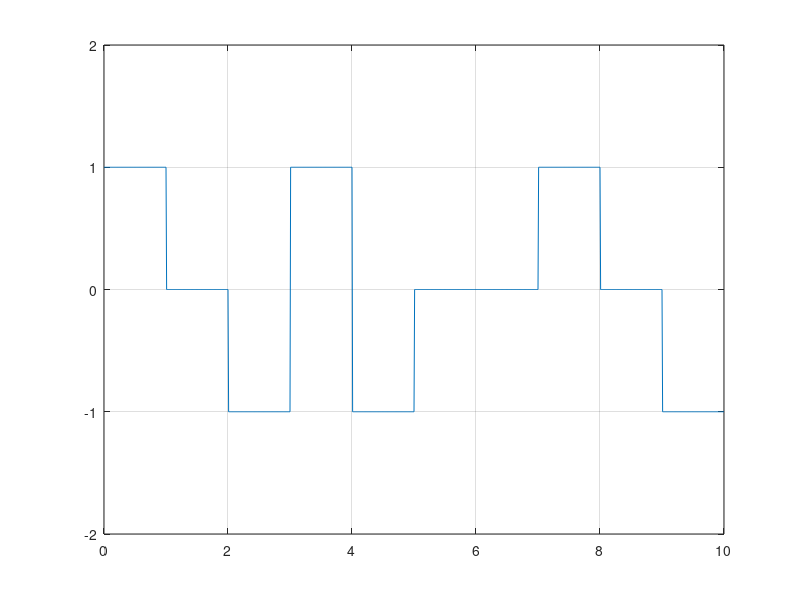

This chart was generated by the following MATLAB code:
%Bipolar NRZ Line code
clc;
clear all;
N=10;
n=randi([0 1],1, N)
%Bipolar mapping
f=1;
for m=1:N
    if n(m)==1
        if f==1
            nn(m)=1;
            f=-1;
        else
            nn(m)=-1;
            f=1;
        end
    else 
        nn(m)=0;
    end
    
end
%Pulse shaping
i=1;
t=0:0.01:length(n);
for j=1:length(t)
    if t(j)<=i
        y(j)=nn(i);
    else
        i=i+1;
        y(j)=nn(i);
    end
end
plot(t,y);
grid on;
axis([0 N -2 2]);
    